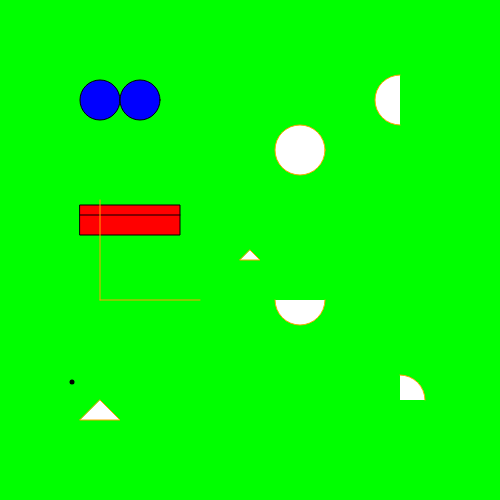
Frame 1 (no input)
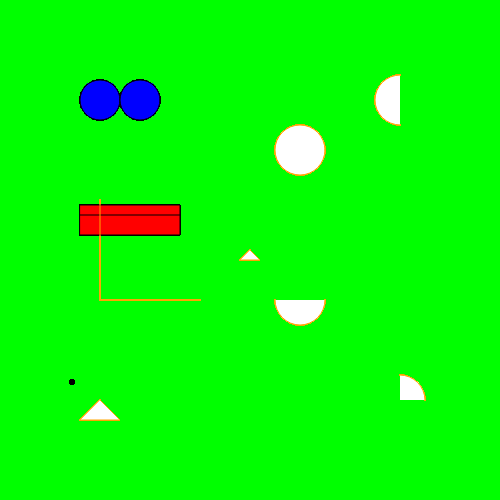
Frame 60 (no input)
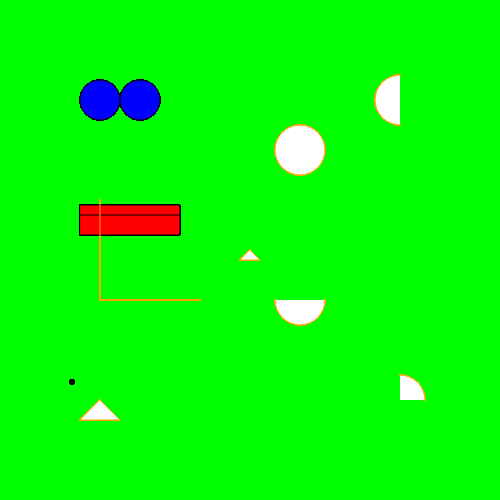
Frame 120 (the mouse pressed at the canvas centre since frame 60)

The p5.js sketch that drew these frames (run headless with seeded random() and noise() and a simulated clock; from frame 60 on, the mouse is pressed at the canvas centre):

// p5.js sketch
// ── sketch.js
var eyeSize = 40;

var mouthX = 80;
var mouthY = 205;


function setup() {
  // put setup code here
  createCanvas(500,500);
  background(0,255,0);
}

function draw() {
  // put drawing code here
  //default drawing parameters
  fill("white");
  stroke(0);
  strokeWeight(1);

  fill("blue");//css color
  ellipse(100,100,eyeSize,eyeSize);//left eye

  ellipse(140,100,eyeSize,eyeSize);//right eye

  fill(255,0,0);//rgb color
  rect(mouthX,mouthY,100,30);//mouth

  fill(255); //grayscale color
  strokeWeight(5);
  point(72,382);//mole

  strokeWeight(1);
  line(80,215,180,215);//mouth split

  // width and height
  //console.log("width " + width);
  //console.log("height " + height);
stroke("orange");
triangle(width/2,height/2,width/2 + 10, height/2 + 10, width/2 - 10, height/2 + 10);

arc(300,300,50,50,0,PI);
arc(400,400,50,50,PI+HALF_PI,0);
arc(300,150,50,50,0,TWO_PI);
arc(400,100,50,50,HALF_PI,PI+HALF_PI);


triangle(100,400,120,420,80,420);

line(100,300,200,300);//horizontal line, use a common y value
line(100,200,100,300);//vertical line, use a common x value





}//end of draw
